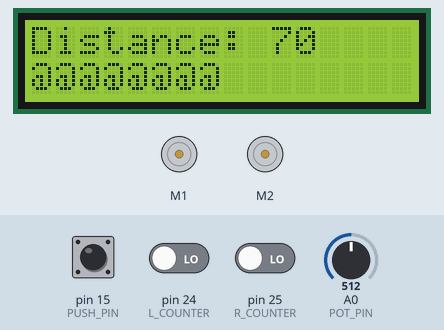
The sketch below on a simulated Arduino Mega 2560, built with avr-gcc and run on an emulated ATmega2560. Parts: 16×2 character LCD, 2 × DC motor (green arrow = forward, orange = backward, longer = faster). The inputs (shaded band) are chosen by the test bench; at power-on: A0 (POT_PIN) = 512, pin 15 (PUSH_PIN) HIGH, pin 24 (L_COUNTER) LOW, pin 25 (R_COUNTER) LOW.

Above: at 1.2 s.
1.3 s: A0 (POT_PIN) set to 716
At 2.5 s:
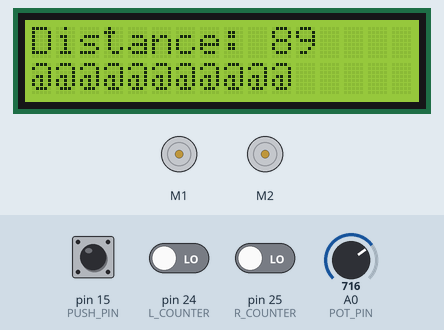
2.8 s: A0 (POT_PIN) set to 900
At 3.9 s:
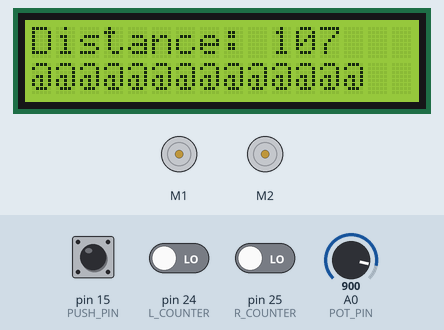
4.3 s: A0 (POT_PIN) set to 1023
At 4.6 s:
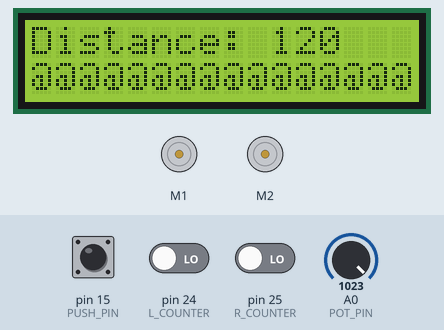
5.8 s: A0 (POT_PIN) set to 306
At 6.5 s:
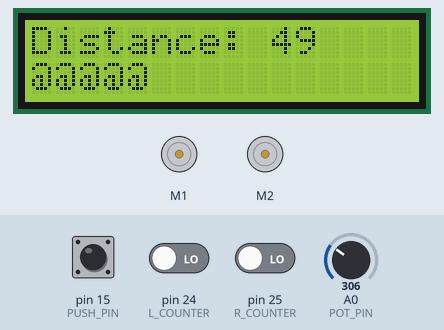
7.3 s: A0 (POT_PIN) set to 122
At 7.9 s:
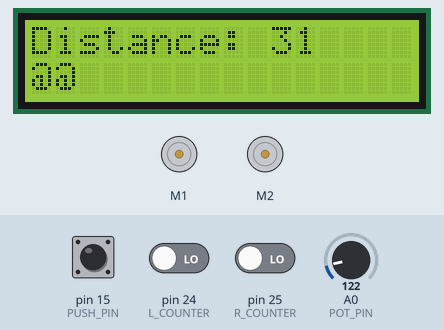
8.8 s: pin 15 (PUSH_PIN) pulled LOW for 0.15 s
At 9.3 s:
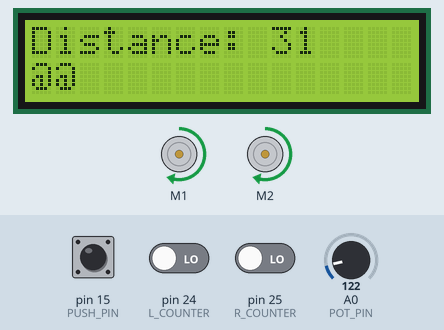
Timing chart, 0 to 11.4 s (numbered marks = the images above; inputs shaded):
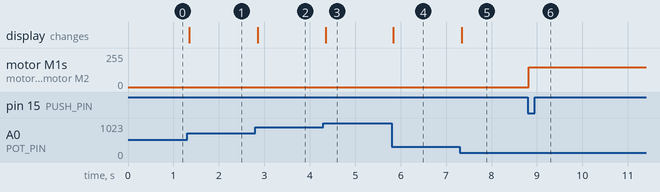

The sketch:

Lab3_3.ino
```cpp
#include <AFMotor.h>
#include <LiquidCrystal_I2C.h>
#include <string.h>

AF_DCMotor motorR(1);
AF_DCMotor motorL(2);
LiquidCrystal_I2C lcd(0x27, 16, 2);

#define PUSH_PIN 15
#define POT_PIN A0
#define L_COUNTER 24
#define R_COUNTER 25

uint8_t motorSpeed = 150;
byte block[8] = {
  0xff, 0xff, 0xff, 0xff,
  0xff, 0xff, 0xff, 0xff
};

void Travel(uint16_t distance);

void setup() {
  // put your setup code here, to run once:
  Serial.begin(9600);

  lcd.init();
  lcd.backlight();

  pinMode(L_COUNTER, INPUT);
  pinMode(R_COUNTER, INPUT);
  pinMode(POT_PIN, INPUT);
  pinMode(PUSH_PIN, INPUT);

  motorR.setSpeed(motorSpeed);
  motorL.setSpeed(motorSpeed);
  motorR.run(RELEASE);
  motorL.run(RELEASE);
}

void loop() {
  // put your main code here, to run repeatedly:
  uint8_t lTicks = 0;
  uint8_t rTicks = 0;

  uint16_t distance = 0;


  distance = analogRead(POT_PIN);
  distance = map(distance, 0, 1023, 20, 120);
  lcd.setCursor(0, 0);
  lcd.print("Distance: ");
  lcd.setCursor(10, 0);
  lcd.print(distance);
  lcd.print("   ");
  lcd.setCursor(0, 1);

  uint8_t d = map(distance, 20, 120, 1, 16);
  for (int i = 0; i < 16; i++)  {
    if (i < d)
      lcd.print("@");
    else
      lcd.print(" ");
  }

  if (digitalRead(PUSH_PIN) == LOW) {
    Travel(distance);
  }
}

uint32_t GetDistance(uint16_t distance) {
  return (uint32_t)(-55.8 + (16.2 * distance));
}

void Travel(uint16_t distance) {
  bool r = LOW;
  bool l = LOW;
  bool rLast = LOW;
  bool lLast = LOW;

  motorR.run(FORWARD);
  motorL.run(FORWARD);

  uint32_t target = GetDistance(distance);
  uint32_t lCounter = 0;
  uint32_t rCounter = 0;

  while (lCounter < target && rCounter < target) {

    r = digitalRead(R_COUNTER);
    // Serial.println(r);
    l = digitalRead(L_COUNTER);
    // Serial.println(l);

    if (r != rLast) {
      if (r == HIGH)   {
        rCounter++;
      }
      rLast = r;
    }
    if (l != lLast) {
      if (l == HIGH) {
        lCounter++;
      }
      lLast = l;
    }

    if (lCounter > rCounter) {
      motorL.run(RELEASE);
    } else if (rCounter > lCounter) {
      motorR.run(RELEASE);
    } else {
      motorR.run(FORWARD);
      motorL.run(FORWARD);
    }

  }

  motorR.run(BACKWARD);
  motorL.run(BACKWARD);
  delay(50);

  motorR.run(RELEASE);
  motorL.run(RELEASE);
}
```

Measured:
- after the input at 1.3 s, the display: changes after 0.05 s (image 1)
- after the input at 2.8 s, the display: changes after 0.06 s (image 2)
- after the input at 4.3 s, the display: changes after 0.05 s (image 3)
- after the input at 5.8 s, the display: changes at once (image 4)
- after the input at 7.3 s, the display: changes at once (image 5)
- after the input at 8.8 s, motor M1, motor M2: stopped → forward 150/255 at once
